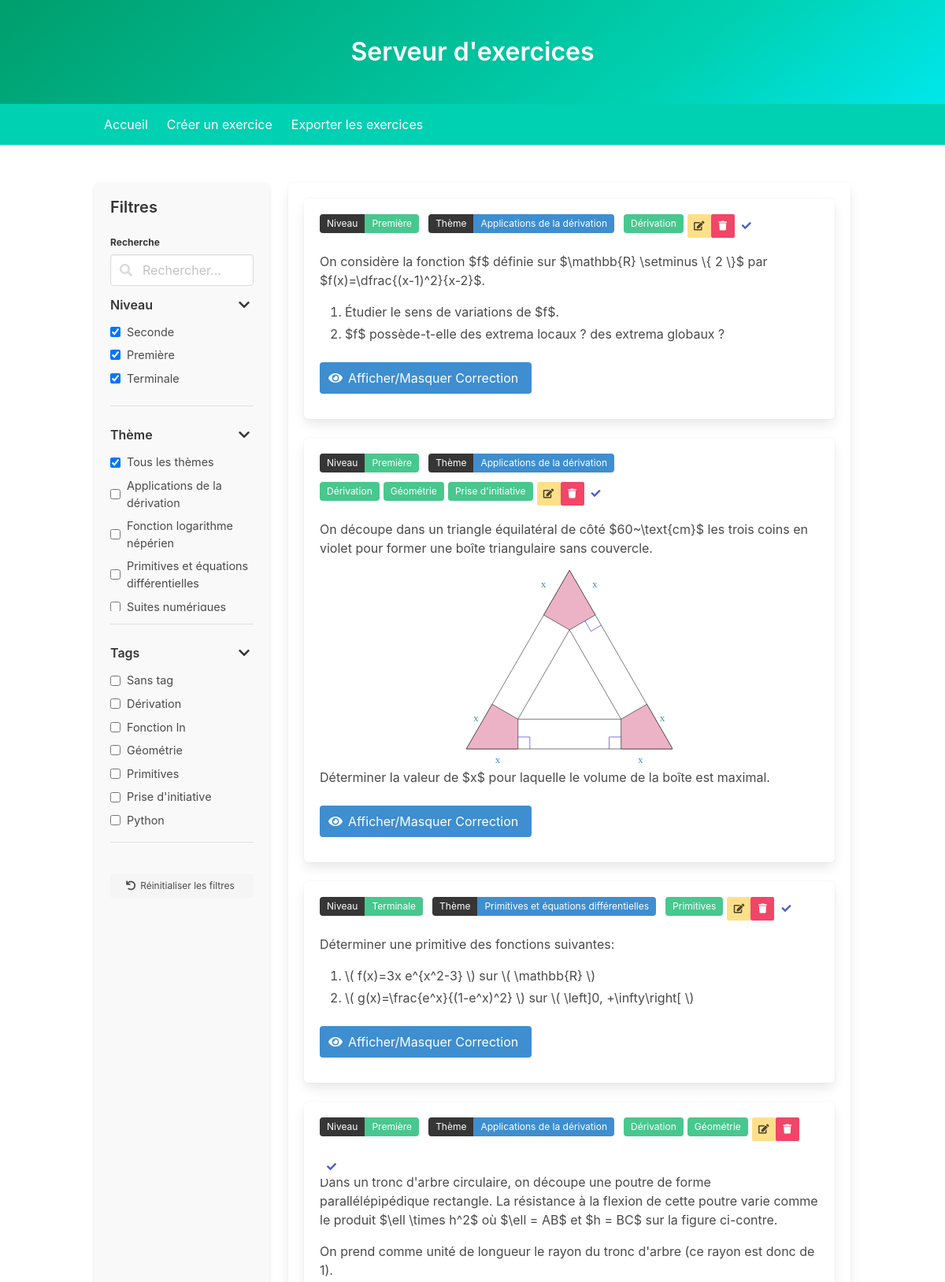
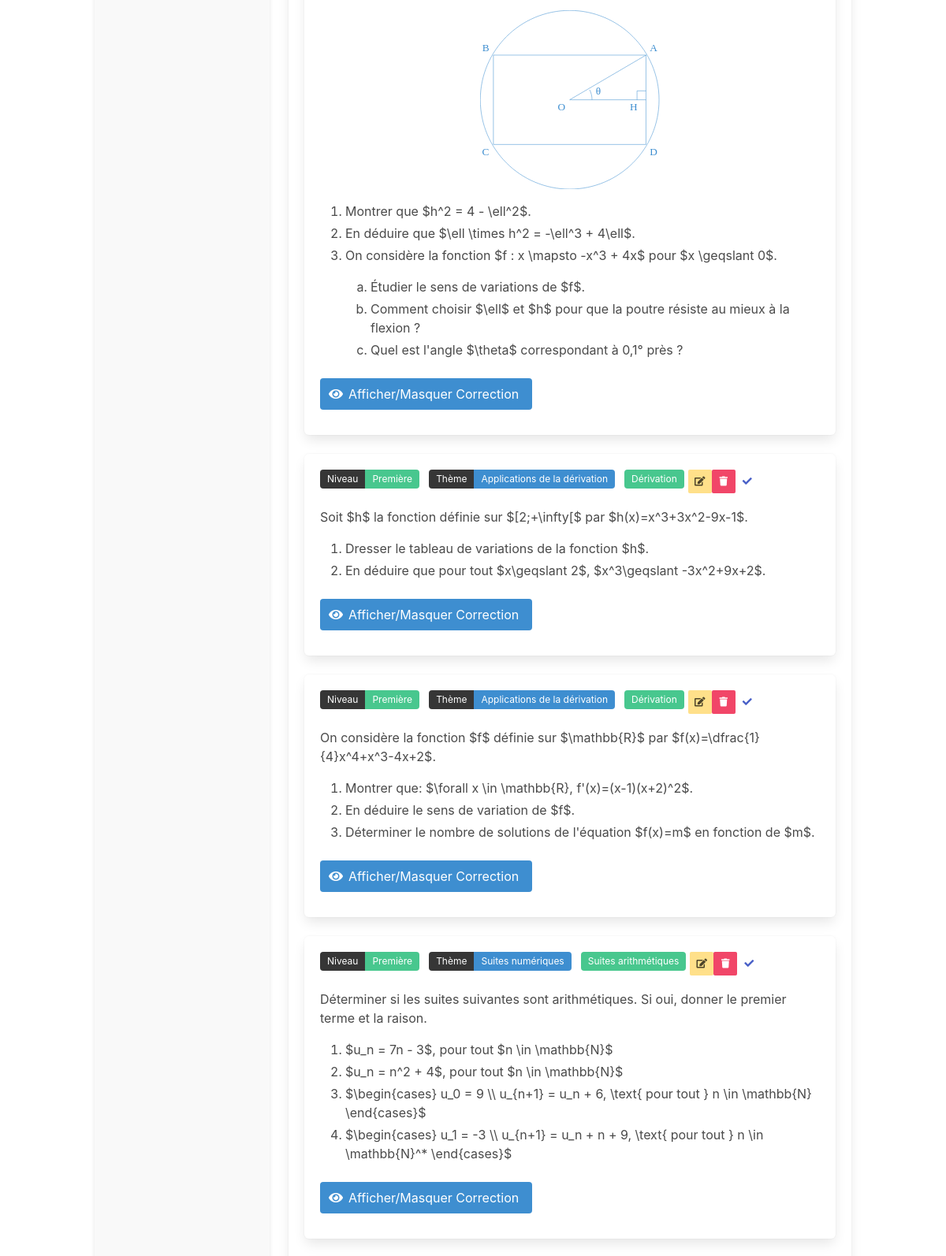
The page / (upper part) on the database its author committed (2 pictures, top to bottom).
### models.py (models this page shows, shortened)
class Exercice(db.Model):
    __tablename__ = 'exercices'
    id = db.Column(db.String, primary_key=True)
    level = db.Column(db.String, nullable=False)
    theme = db.Column(db.String, nullable=False)
    selected = db.Column(db.Boolean, default=False)
    content = db.Column(db.Text, nullable=False)
    latex_code = db.Column(db.Text, nullable=False)
    correction = db.Column(db.Text, nullable=False)
    latex_correction = db.Column(db.Text, nullable=False)
    tags = db.relationship('Tag', secondary=exercice_tags, lazy='subquery',
                           backref=db.backref('exercices', lazy=True))

class Tag(db.Model):
    __tablename__ = 'tags'
    id = db.Column(db.Integer, primary_key=True)
    name = db.Column(db.String, nullable=False, unique=True)

### app.py (the view)
@app.route('/')
def home():
    exercices = Exercice.query.all()
    selected_exercises = session.get('selected_exercises', [])
    exercices.sort(key=lambda x: x.id)
    print(len(exercices))
    return render_template('index.html', exercices=exercices, selected_exercises=selected_exercises)

### templates/index.html (shortened to what this page needs)
{% extends "base.html" %}
{% set dev_mode = true %}
{% block head %}
    <link rel="stylesheet" href="https://cdnjs.cloudflare.com/ajax/libs/bulma/0.9.3/css/bulma.min.css">
    <link rel="stylesheet" href="https://cdnjs.cloudflare.com/ajax/libs/font-awesome/5.15.4/css/all.min.css">
{% endblock %}
{% block content %}
<div class="container">
    <div class="columns">
        <div class="column is-one-quarter">
            <div class="filter-panel">
                <h3 class="title is-5">Filtres</h3>
                <div class="field search-input">
                    <label class="label is-small">Recherche</label>
                    <div class="control has-icons-left">
                        <input id="search-filter" class="input" type="text" placeholder="Rechercher...">
                        <span class="icon is-small is-left">
                        </span>
                    </div>
                </div>
                <div class="filter-section">
                    <div class="filter-header" onclick="toggleFilterSection(this)">
                        <span>Niveau</span>
                        <span class="icon"><i class="fas fa-chevron-down"></i></span>
                    </div>
                    <div class="filter-content">
                        <label class="checkbox-container">
                            <input type="checkbox" class="level-filter" value="Seconde" checked="{{ request.args.get('level') == 'Seconde' or not request.args.get('level') }}">
                            Seconde
                        </label>
                        <label class="checkbox-container">
                            <input type="checkbox" class="level-filter" value="Première" checked="{{ request.args.get('level') == 'Première' }}">
                            Première
                        </label>
                        <label class="checkbox-container">
                            <input type="checkbox" class="level-filter" value="Terminale" checked="{{ request.args.get('level') == 'Terminale' }}">
                            Terminale
                        </label>
                    </div>
                </div>
                <div class="filter-section">
                    <div class="filter-header" onclick="toggleFilterSection(this)">
                        <span>Thème</span>
                        <span class="icon"><i class="fas fa-chevron-down"></i></span>
                    </div>
                    <div class="filter-content">
                        {% set unique_themes = [] %}
                        {% for exercice in exercices %}
                            {% if exercice.theme not in unique_themes %}
                                {% set _ = unique_themes.append(exercice.theme) %}
                            {% endif %}
                        {% endfor %}
                        <label class="checkbox-container">
                            <input type="checkbox" class="theme-filter" value="all" checked="{{ not request.args.get('theme') or request.args.get('theme') == 'all' }}">
                            Tous les thèmes
                        </label>
                        {% for theme in unique_themes | sort %}
                        <label class="checkbox-container">
                            <input type="checkbox" class="theme-filter" value="{{ theme }}" {{ 'checked' if request.args.get('theme') == theme }}>
                            {{ theme }}
                        </label>
                        {% endfor %}
                    </div>
                </div>
                <div class="filter-section">
                    <div class="filter-header" onclick="toggleFilterSection(this)">
                        <span>Tags</span>
                        <span class="icon"><i class="fas fa-chevron-down"></i></span>
                    </div>
                    <div class="filter-content">
                        <label class="checkbox-container">
                            <input type="checkbox" class="tag-filter" value="no_tags">
                            Sans tag
                        </label>
                        {% set unique_tags = [] %}
                        {% for exercice in exercices %}
                            {% for tag in exercice.tags %}
                                {% if tag.name not in unique_tags %}
                                    {% set _ = unique_tags.append(tag.name) %}
                                {% endif %}
                            {% endfor %}
                        {% endfor %}
                        {% for tag in unique_tags | sort %}
                        <label class="checkbox-container">
                            <input type="checkbox" class="tag-filter" value="{{ tag }}">
                            {{ tag }}
                        </label>
                        {% endfor %}
                    </div>
                </div>
                <button id="reset-filters" class="button is-light is-small filter-reset">
                    <span class="icon is-small">
                        <i class="fas fa-undo"></i>
                    </span>
                    <span>Réinitialiser les filtres</span>
                </button>
            </div>
        </div>
        <div class="column">
            <div class="box">
                <div class="columns is-multiline">
                    {% for exercice in exercices %}
                        <div class="column is-full exercise-item"
                            data-level="{{ exercice.level|default('') }}"
                            data-theme="{{ exercice.theme|default('') }}"
                            data-tags="{% for tag in exercice.tags %}{{ tag.name|default(tag) }}{% if not loop.last %},{% endif %}{% endfor %}">
                            <div class="box {% if exercice.id in selected_exercises %}has-background-primary{% endif %}">
                                <div class="field is-grouped is-grouped-multiline">
                                    <div class="control">
                                        <div class="tags has-addons">
                                            <span class="tag is-dark">Niveau</span>
                                            <span class="tag is-success">{{ exercice.level }}</span>
                                        </div>
                                    </div>
                                    <div class="control">
                                        <div class="tags has-addons">
                                            <span class="tag is-dark">Thème</span>
                                            <span class="tag is-info">{{ exercice.theme }}</span>
                                        </div>
                                    </div>
                                    <div class="tags">
                                        {% for tag in exercice.tags %}
                                        <span class="tag is-success" style="margin-right: 5px;">{{ tag.name }}</span>
                                        {% endfor %}
                                    </div>
                                    {% if dev_mode %}
                                    <div class="field is-pulled-right">
                                        <a class="button is-small is-warning" href="/edit_exercise?id={{ exercice.id }}">
                                            <span class="icon is-small">
                                                <i class="fas fa-edit"></i>
                                            </span>
                                        </a>
                                    </div>
                                    <div class="field is-pulled-right">
                                        <button class="button is-small is-danger" onclick="document.getElementById('deleteModal-{{ exercice.id }}').classList.add('is-active')">
                                            <span class="icon is-small">
                                                <i class="fas fa-trash"></i>
                                            </span>
                                        </button>
                                    </div>
                                    {% endif %}
                                    <div class="field is-pulled-right">
                                        <form id="selectExerciseForm-{{ exercice.id }}" action="/select_exercise" method="post" style="display:inline;">
                                            <div class="tags has-addons">
                                                <button class="button is-small is-link is-inverted" type="submit">
                                                    <span class="icon is-small">
                                                        <i class="fas {{ 'fa-times' if exercice.id in selected_exercises else 'fa-check' }}"></i>
                                                    </span>
                                                </button>
                                            </div>
                                        </form>
                                    </div>
                                </div>
                                <div class="content">{{ exercice.content | safe }}</div>
                                <div class="field">
                                    <button class="button is-info" onclick="document.getElementById('correction-{{ loop.index }}').classList.toggle('is-hidden')">
                                        <span class="icon is-small">
                                            <i class="fas fa-eye"></i>
                                        </span>
                                        <span>Afficher/Masquer Correction</span>
                                    </button>
                                </div>
                            </div>
                        </div>
                    {% endfor %}
                </div>
            </div>
        </div>
    </div>
</div>
{% endblock %}

### templates/base.html (shortened to what this page needs)
<!DOCTYPE html>
<html lang="en">
<head>
    <link rel="stylesheet" href="https://cdnjs.cloudflare.com/ajax/libs/bulma/0.9.3/css/bulma.min.css">
    <link rel="stylesheet" href="https://cdnjs.cloudflare.com/ajax/libs/font-awesome/5.15.4/css/all.min.css">
    <link rel="stylesheet" href="https://cdnjs.cloudflare.com/ajax/libs/highlight.js/11.7.0/styles/github.min.css">
    {% block head %}{% endblock %}
</head>
<body>
    <section class="hero is-primary is-bold">
        <div class="hero-body">
            <div class="container">
                <h1 class="title has-text-centered">Serveur d'exercices</h1>
            </div>
        </div>
    </section>
    <nav class="navbar is-primary">
        <div class="container">
            <div class="navbar-menu">
                <div class="navbar-start">
                    <a class="navbar-item" href="/">Accueil</a>
                    <a class="navbar-item" href="/create_exercise">Créer un exercice</a>
                    <a class="navbar-item" href="/export_menu">Exporter les exercices</a>
                </div>
            </div>
        </div>
    </nav>
    <section class="section">
        <div class="container">
            {% block content %}{% endblock %}
        </div>
    </section>
</body>
</html>

### templates/index.html (style rules this page uses)
.filter-panel { background-color: #f9f9f9; border-radius: 6px; box-shadow: 0 2px 5px rgba(10,10,10,0.1); padding: 1.25rem; height: 100%; position: sticky; top: 20px; }
.filter-section { margin-bottom: 1.5rem; border-bottom: 1px solid #e0e0e0; padding-bottom: 1rem; }
.filter-header { display: flex; justify-content: space-between; align-items: center; cursor: pointer; margin-bottom: 0.75rem; font-weight: 600; color: #363636; }
.filter-content { max-height: 200px; overflow-y: auto; transition: max-height 0.3s ease; }
.checkbox-container { display: flex; align-items: center; margin-bottom: 0.5rem; font-size: 0.9rem; }
.checkbox-container input[type="checkbox"] { margin-right: 0.5rem; }
.search-input { margin-bottom: 1.5rem; }
.exercise-item { transition: transform 0.2s ease, box-shadow 0.2s ease; }
.filter-reset { width: 100%; margin-top: 1rem; }
.exercise-item { transition: opacity 0.3s ease, transform 0.3s ease, box-shadow 0.3s ease; }

### rows shown on the page
Exercice: theme "Applications de la dérivation", level "Première", content "On considère la fonction $f$ définie sur $\\mathbb{R} \\setminus \\{ 2 \\}$ par $f(x)=\\dfrac{(x-1)^2}{x-2}$. Étudier le sens de variations de $f$. $f$ possède-t-elle des extrema locaux ? des extrema globaux ?"
Exercice: theme "Fonction logarithme népérien"
Exercice: theme "Primitives et équations différentielles", level "Terminale", content "Déterminer une primitive des fonctions suivantes: \\( f(x)=3x e^{x^2-3} \\) sur \\( \\mathbb{R} \\) \\( g(x)=\\frac{e^x}{(1-e^x)^2} \\) sur \\( \\left]0, +\\infty\\right[ \\)"
Exercice: theme "Suites numériques", level "Première", content "Déterminer si les suites suivantes sont arithmétiques. Si oui, donner le premier terme et la raison. $u_n = 7n - 3$, pour tout $n \\in \\mathbb{N}$ $u_n = n^2 + 4$, pour tout $n \\in \\mathbb{N}$ $\\begin{cases} u_0 = 9 \\\\ u_{n+1} = u_n + 6, \\text{ pour tout } n \\in \\mathbb{N} \\end{cases}$ $\\begin{cases} u_1 = -3 \\\\ u_{n+1} = u_n + n + 9, \\text{ pour tout } n \\in \\mathbb{N}^* \\end{cases}$"
Tag: name "Dérivation"
Tag: name "Fonction ln"
Tag: name "Géométrie"
Tag: name "Primitives"
Tag: name "Prise d'initiative"
Tag: name "Python"
Exercice: level "Première", theme "Applications de la dérivation", content "On découpe dans un triangle équilatéral de côté $60~\\text{cm}$ les trois coins en violet pour former une boîte triangulaire sans couvercle. x x x x x x Déterminer la valeur de $x$ pour laquelle le volume de la boîte est maximal."
Exercice: level "Première", theme "Applications de la dérivation", content "Dans un tronc d'arbre circulaire, on découpe une poutre de forme parallélépipédique rectangle. La résistance à la flexion de cette poutre varie comme le produit $\\ell \\times h^2$ où $\\ell = AB$ et $h = BC$ sur la figure ci-contre. On prend comme unité de longueur le rayon du tronc d'arbre (ce rayon est donc de 1). O A B C D H θ Montrer que $h^2 = 4 - \\ell^2$. En déduire que $\\ell \\times h^2 = -\\ell^3 + 4\\ell$. On considère la fonction $f : x \\mapsto -x^3 + 4x$ pour $x \\geqslant 0$. Étudier le sens de variations de $f$. Comment choisir $\\ell$ et $h$ pour que la poutre résiste au mieux à la flexion ? Quel est l'angle $\\theta$ correspondant à 0,1° près ?"
Exercice: level "Première", theme "Applications de la dérivation", content "Soit $h$ la fonction définie sur $[2;+\\infty[$ par $h(x)=x^3+3x^2-9x-1$. Dresser le tableau de variations de la fonction $h$. En déduire que pour tout $x\\geqslant 2$, $x^3\\geqslant -3x^2+9x+2$."
Exercice: level "Première", theme "Applications de la dérivation", content "On considère la fonction $f$ définie sur $\\mathbb{R}$ par $f(x)=\\dfrac{1}{4}x^4+x^3-4x+2$. Montrer que: $\\forall x \\in \\mathbb{R}, f'(x)=(x-1)(x+2)^2$. En déduire le sens de variation de $f$. Déterminer le nombre de solutions de l'équation $f(x)=m$ en fonction de $m$."
Tag: name "Suites arithmétiques"
